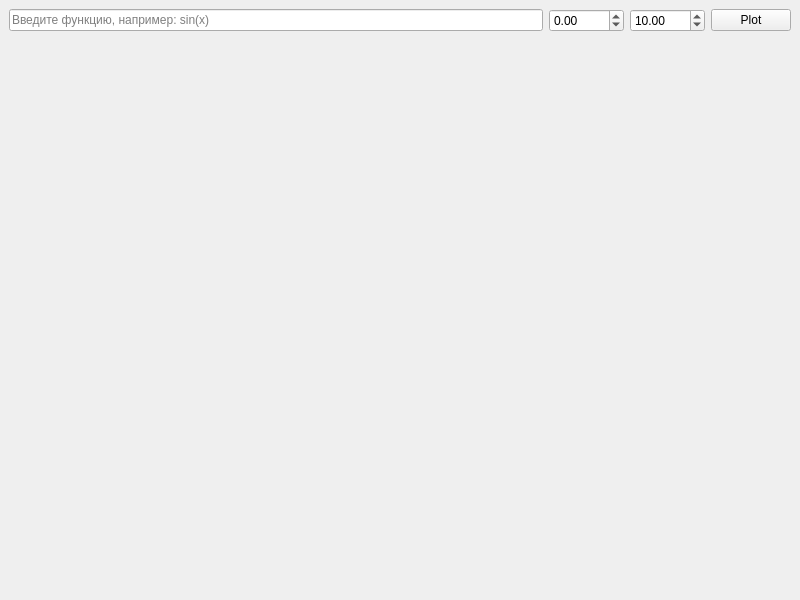
<?xml version="1.0" encoding="UTF-8"?>
<ui version="4.0">
 <class>MainWindow5</class>
 <widget class="QMainWindow" name="MainWindow5">
  <property name="geometry">
   <rect>
    <x>0</x>
    <y>0</y>
    <width>800</width>
    <height>600</height>
   </rect>
  </property>
  <widget class="QWidget" name="centralwidget">
   <layout class="QVBoxLayout" name="verticalLayout">
    <item>
     <layout class="QHBoxLayout" name="controlsLayout">
      <item>
       <widget class="QLineEdit" name="functionLineEdit">
        <property name="placeholderText">
         <string>Введите функцию, например: sin(x)</string>
        </property>
       </widget>
      </item>
      <item>
       <widget class="QDoubleSpinBox" name="minSpinBox">
        <property name="minimum">
         <number>-1000</number>
        </property>
        <property name="maximum">
         <number>1000</number>
        </property>
        <property name="value">
         <number>0</number>
        </property>
       </widget>
      </item>
      <item>
       <widget class="QDoubleSpinBox" name="maxSpinBox">
        <property name="minimum">
         <number>-1000</number>
        </property>
        <property name="maximum">
         <number>1000</number>
        </property>
        <property name="value">
         <number>10</number>
        </property>
       </widget>
      </item>
      <item>
       <widget class="QPushButton" name="plotButton">
        <property name="text">
         <string>Plot</string>
        </property>
       </widget>
      </item>
     </layout>
    </item>
    <item>
     <widget class="QWidget" name="plotContainer"/>
    </item>
   </layout>
  </widget>
 </widget>
 <resources/>
 <connections/>
</ui>
